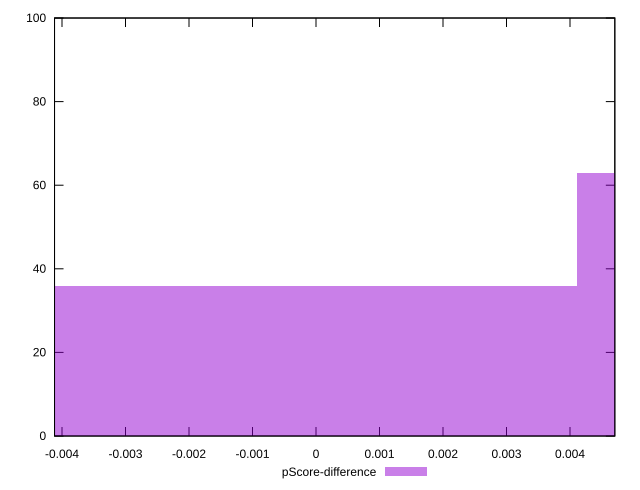

gnuplot code for this plot:
reset

$pScoreDifference <<EOF
0 36
0.008207753607831587 63
-0.008207753607831587 1
EOF

set key outside below
set boxwidth 0.008207753607831587
set xrange [-0.004117647058823559:0.004705882352941171]
set yrange [0:100]
set trange [0:100]
set style fill transparent solid 0.5 noborder
set terminal svg size 640, 490 enhanced background rgb 'white'
set output "report_00017_2021-02-10T15-08-03.406Z/unused-javascript/samples/pages+cached+noadtech+nomedia+nocss/pScore-difference/histogram.svg"

plot $pScoreDifference title "pScore-difference" with boxes

reset
